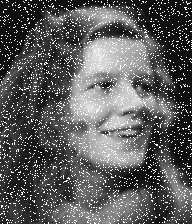
#> input picture aula5/drive-download-20230910T193225Z-001/enhance-me.gif, 192 x 224 px
$ jupyter execute 'TransformaçõesDeIntensidade.ipynb'
#> lines starting #> are read from the running program, lines starting #| are printed output that depends on the picture
# Transformações e histograma

## A. Aplicar a transformação logarítmica, testar vários valores para o parâmetro c "s = c log (1 + r)"
## B. Aplicar a transformação de potência (gama), testar vários valores para o parâmetro γ e c=1 "s = crγ"
## C. Implemente a representação de cada plano de bits das imagens
## D. Implementar a equalização do histograma

### Importando bibliotecas

[cell 1]
import numpy as np
from numpy import asarray
from PIL import Image
import matplotlib.pyplot as plt
import time

### print_final_result(img, img2, function_name, param_c=None, param_gamma=None) :: void
função responsável por imprimir o resultado final da transformação aplicada nas imagens.

[cell 2]
def print_final_result(img_path1, img_path2, title, function, param_c= None, param_gamma= None):

    img1 = Image.open(img_path1)
    f_img1 = asarray(img1)
    img2= Image.open(img_path2)
    f_img2 = asarray(img2)

    print(title)

    plt.figure(figsize=(12, 12))
    plt.subplots_adjust(wspace=0.1, hspace=0)
    plt1 = plt.subplot(1,3,1)
    plt2 = plt.subplot(1,3,2)

    plt1.set_title('Enhanced')
    plt2.set_title('Spine')

    if(title.find('logarítmica') != -1):
        plt1.imshow(function(f_img1, param_c), cmap='gray', vmin=0, vmax=255)
        plt2.imshow(function(f_img2, param_c), cmap='gray', vmin=0, vmax=255)
    elif(title.find('potência') != -1):
        plt1.imshow(function(f_img1, param_c, param_gamma), cmap='gray', vmin=0, vmax=255)
        plt2.imshow(function(f_img2, param_c, param_gamma), cmap='gray', vmin=0, vmax=255)
    else:
        plt1.imshow(function(f_img1), cmap='gray', vmin=0, vmax=255)
        plt2.imshow(function(f_img2), cmap='gray', vmin=0, vmax=255)

    plt.show()
    print()

## Exercício A: Transformação logarítmica

### apply_logarithmic_transformation(img, c) :: img
função responsável por aplicar a transformação logarítmica na imagem, variando o valor de c de 1 a 100 iterando de 10 em 10.

### exercicioA() :: void
função responsável por mostrar as imagens originais e por chamar a função apply_logarithmic_transformation(img, c) para cada valor de c e imprimir o resultado final.

[cell 3]
def apply_logarithmic_transformation(image, param_c):
    # Apply the logarithmic transformation: s = c * log(1 + r)
    transformed_image = param_c * np.log1p(image)
    return np.clip(transformed_image, 0, 255).astype(np.uint8)

def exercicioA():
    print_final_result('enhance-me.gif', 'fractured_spine.tif', 'Imagens originais', lambda x: x)

    for i in range(1, 102, 10):
        print_final_result('enhance-me.gif', 'fractured_spine.tif', f'Imagens com transformação logarítmica c={i}', apply_logarithmic_transformation, param_c=i)

### apply_power_law_transformation(img, gamma, c=1) :: img
função responsável por aplicar a transformação de potência na imagem utilizando o valor de c=1 e o valor de gamma passado por parâmetro, retornando a imagem transformada.

### exercicioB() :: void
função responsável por mostrar as imagens originais e por chamar a função apply_power_law_transformation(img, gamma, c=1) mantendo o valor fixo de c=1 e variando o valor de gamma de 0 a 25 iterando de 2.5 em 2.5. e por fim imprimir o resultado.

[cell 4]
# Apply the power law transformation: s = c * r ^ gamma
def apply_power_law_transformation(image, gamma, param_c=1):
    transformed_image = param_c * np.power(image, gamma)
    return np.clip(transformed_image, 0, 255).astype(np.uint8)

# [6 lines left out: function exercicioB, not called in this run]

### show_bit_planes(img) :: void
função responsável por mostrar os planos de bits da imagem passada por parâmetro, como a possui 8 bits, serão mostrados 8 planos de bits.

### exercicioC() :: void
função responsável por mostrar as imagens originais e por chamar a função show_bit_planes(img) para cada imagem original e também para a mesma equalizada e por fim imprimir o resultado.

[cell 5]
# [29 lines left out: functions show_bit_planes, exercicioC, not called in this run]

### apply_median_filter(img, kernel_size=1) :: img
função responsável por aplicar o filtro da mediana na imagem passada por parâmetro, utilizando o tamanho do kernel passado por parâmetro, caso não seja passado nenhum valor, o tamanho do kernel será 1.

### convert_to_gray(img) :: img
função responsável por converter a imagem passada por parâmetro para escala de cinza.

### instantiate_histogram(img) :: void
função responsável por instanciar o histograma da imagem passada por parâmetro.

### count_intensity_values(img) :: void
função responsável por contar a quantidade de valores de intensidade da imagem passada por parâmetro.

### plot_hist(img) :: void
função responsável por plotar o histograma da imagem passada por parâmetro.

### get_hist_prob(img) :: [str]
função responsável por retornar a probabilidade de cada valor de intensidade da imagem passada por parâmetro.

### get_accumulate_prob (img) :: [str]
função responsável por retornar a probabilidade acumulada de cada valor de intensidade da imagem passada por parâmetro.

### get_new_gray_value(img) :: [str]
função responsável por retornar o novo valor de intensidade de cada valor de intensidade da imagem passada por parâmetro.

### apply_histogram_equalization(img) :: img
função responsável por aplicar a equalização do histograma e chamar as outras funções auxiliares para retornar a imagem com o histograma equalizado.

### exercicioD() :: void
função responsável por mostrar as imagens originais e por chamar a função apply_histogram_equalization(img) para cada imagem e por fim imprimir o resultado.

[cell 6]
# [6 lines of commented-out code are left out]

def apply_median_filter(image, kernel_size=1):
    # Apply the median filter using numpy and neighborhood operation
    l, c = image.shape[0], image.shape[1]
    k = kernel_size

    for x in range(k, l - k):
        for y in range(k, c - k):
            s_xy = image[x-k:x+k+1, y-k:y+k+1]
            image[x, y] = np.median(s_xy).astype(int)
    return image

# [12 lines left out: function convert_to_gray, not called in this run]

def instantiate_histogram():
    hist_array= []

    for i in range(0,256):
        hist_array.append(str(i))
        hist_array.append(0)

    hist_dct = {hist_array[i]: hist_array[i + 1] for i in range(0, len(hist_array), 2)}

    return hist_dct

def count_intensity_values(hist, img):
    for row in img:
        for column in row:
            hist[str(int(column))] = hist[str(int(column))] + 1

    return hist


def plot_hist(hist, hist2=''):
    if hist2 != '':
        x_ticks = np.arange(0, 270, 16)
        figure, axarr = plt.subplots(1,2, figsize=(20, 10))
        axarr[0].bar(hist.keys(), hist.values())
        axarr[1].set_title('Histograma equalizado')
        axarr[1].grid(True)
        axarr[1].axes.xaxis.set_ticks(x_ticks)

        axarr[1].bar(hist2.keys(), hist2.values())
        axarr[0].set_title('Histograma original')
        axarr[0].grid(True)
        axarr[0].axes.xaxis.set_ticks(x_ticks)


    else:
        plt.bar(hist.keys(), hist.values())
        plt.xlabel("Níveis intensidade")
        ax = plt.gca()
        ax.axes.xaxis.set_ticks([])
        plt.grid(True)


    plt.show()

def get_hist_proba(hist, n_pixels):
    hist_proba = {}
    for i in range(0, 256):
        hist_proba[str(i)] = hist[str(i)] / n_pixels

    return hist_proba

def get_accumulated_proba(hist_proba):
    acc_proba = {}
    sum_proba = 0

    for i in range(256):
        if i == 0:
            pass
        else:
            sum_proba += hist_proba[str(i - 1)]

        acc_proba[str(i)] = hist_proba[str(i)] + sum_proba

    return acc_proba

def get_new_gray_value(acc_proba):
    new_gray_value = {}

    for i in range(0, 256):
        new_gray_value[str(i)] = int(np.ceil(acc_proba[str(i)] * 255))

    return new_gray_value

def equalize_hist(img, new_gray_value):
    for row in range(img.shape[0]):
        for column in range(img.shape[1]):
            img[row][column] = new_gray_value[str(int(img[row][column]))]

    return img

def apply_histogram_equalization(image, display=False):
    histogram0 = instantiate_histogram()

    n_pixels = image.shape[0] * image.shape[1]

    histogram0 = count_intensity_values(histogram0, image)

    hist_proba = get_hist_proba(histogram0, n_pixels)

    accumulated_proba = get_accumulated_proba(hist_proba)

    new_gray_value = get_new_gray_value(accumulated_proba)
    eq_img = equalize_hist(image.copy(), new_gray_value)

    histogram1 = instantiate_histogram()
    histogram1 = count_intensity_values(histogram1, eq_img)
    eq_img = apply_median_filter(eq_img)

    if display:
        print('Histograma: quantidade de pixels por nível de intensidade')

        plot_hist(histogram0, histogram1)

        figure, axarr = plt.subplots(1,2, figsize=(20, 10))

        axarr[0].set_title('Imagem original')
        axarr[1].set_title('Imagem equalizada e aplicado filtro mediana')

        axarr[0].imshow(image, cmap='gray', vmin=0, vmax=255)
        axarr[1].imshow(eq_img, cmap='gray', vmin=0, vmax=255)
        plt.show()

    return eq_img

def exercicioD():
    img1 = Image.open('enhance-me.gif')
#> img1 is the input picture: PIL image 192x224 L; min 0, max 31, mean 11.4
    f_img1 = asarray(img1)
    img2= Image.open('fractured_spine.tif')
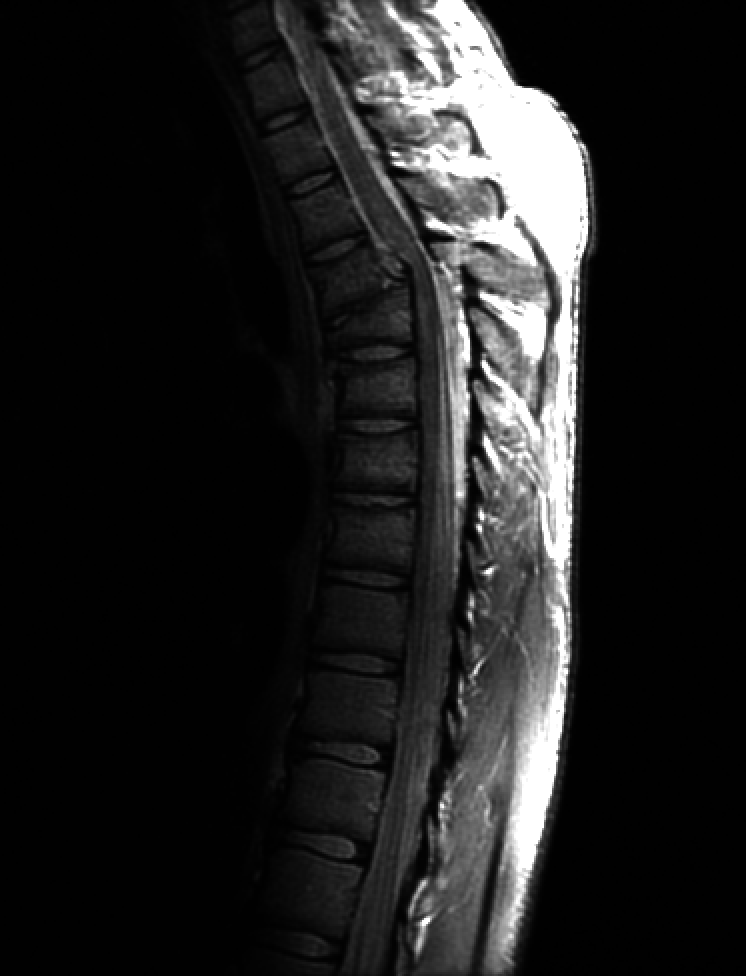
#> input picture aula5/drive-download-20230910T193225Z-001/fractured_spine.tif, 746 x 976 px
#> img2 is the input picture: PIL image 746x976 L; min 0, max 255, mean 32.6
    f_img2 = asarray(img2)
    eq_img1 = apply_histogram_equalization(f_img1, display=True)
#> after the loop in count_intensity_values, `for row in img:`: hist = 256 items
#> the loop in get_accumulated_proba, `for i in range(256):` made 256 passes
#> sum_proba on passes 2 to 13: 6.98e-05, 9.3e-05, 0.159, 0.213, 0.278, 0.347, 0.434, 0.483, 0.53, 0.575, 0.6, 0.629
#> after the loop in get_accumulated_proba, `for i in range(256):`: sum_proba = 1
#> in apply_histogram_equalization, `accumulated_proba = get_accumulated_proba(hist_proba)`: accumulated_proba = 256 items
#> after the loop in equalize_hist, `for row in range(img.shape[0]):`:
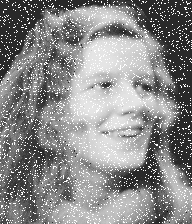
#> img: shape (224, 192); min 1, max 255, mean 136.7
#> after the loop in apply_median_filter, `for x in range(k, l - k):`:
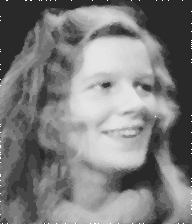
#> image: shape (224, 192); min 41, max 255, mean 125.4
#> in plot_hist, `plt.show()`:
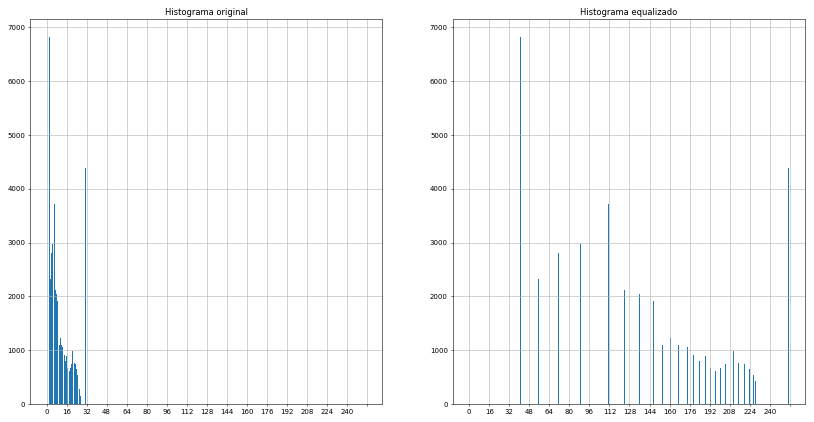
#> figure drawn by matplotlib, 2 panels; panel 1: tallest bar 6817 high, from x = 1.6 to 2.4; panel 2: tallest bar 6817 high, from x = 40.6 to 41.4
    eq_img2 = apply_histogram_equalization(f_img2, display=True)
#> the loop in get_accumulated_proba (call 2), `for i in range(256):` made 256 passes
#> sum_proba on passes 2 to 13: 0.0145, 0.574, 0.592, 0.605, 0.615, 0.624, 0.635, 0.643, 0.652, 0.659, 0.666, 0.671
#> after the loop in equalize_hist (call 2), `for row in range(img.shape[0]):`:
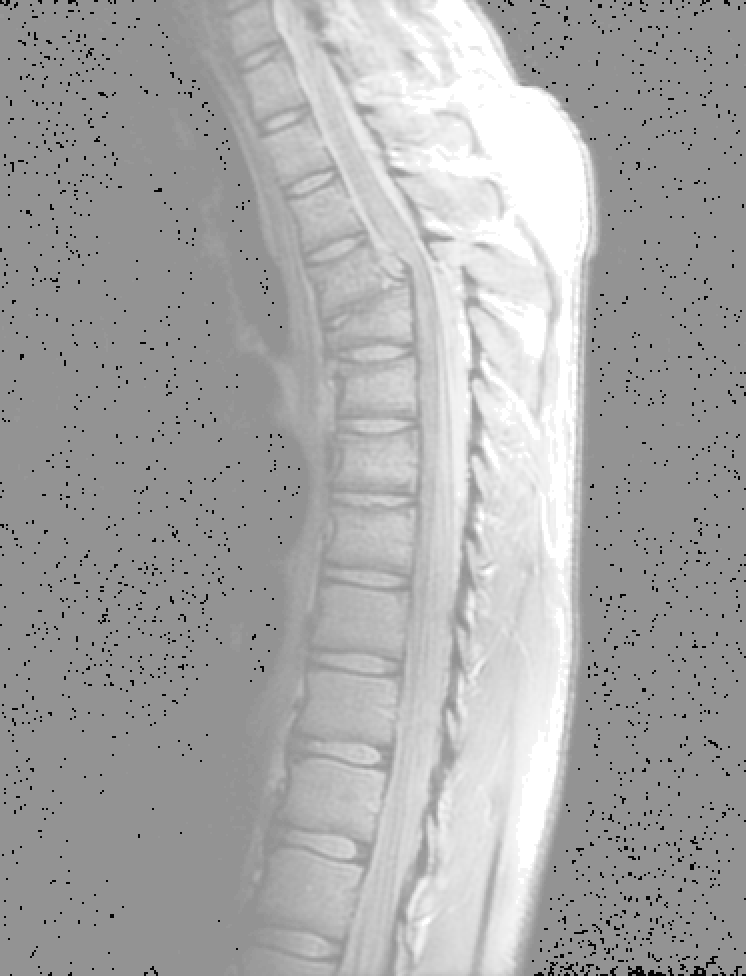
#> img: shape (976, 746); min 4, max 255, mean 168.5
#> call 2 of apply_median_filter, with kernel_size = 1
#> after the loop in apply_median_filter (call 2), `for x in range(k, l - k):`:
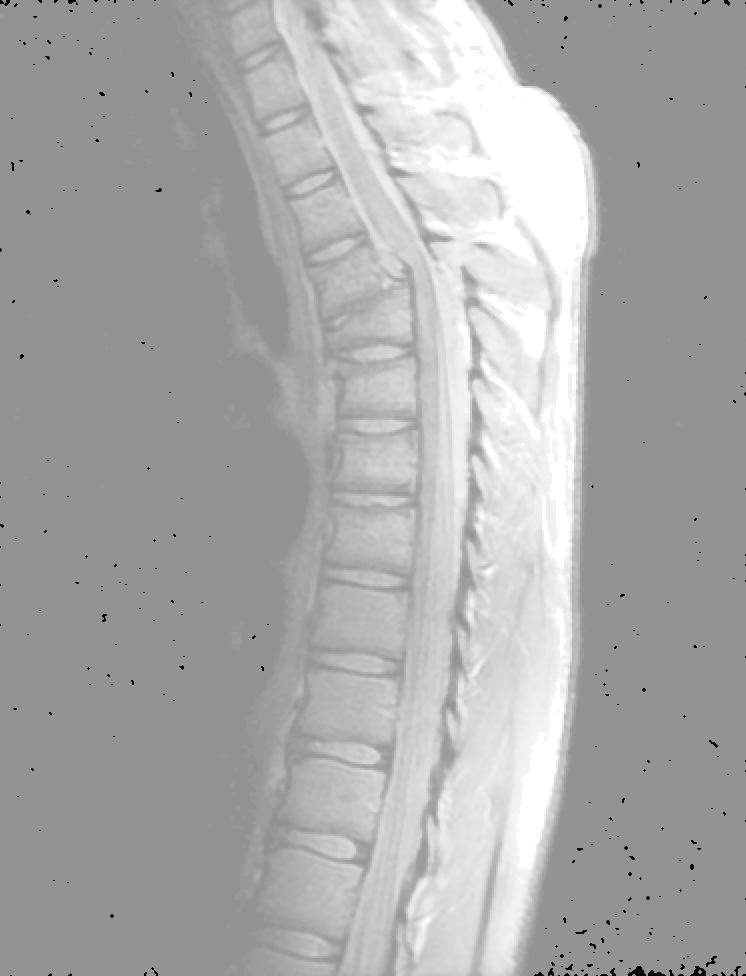
#> image: shape (976, 746); min 4, max 255, mean 170.2

[cell 7]
if __name__ == "__main__" :
    # [6 lines of commented-out code are left out]
    print('Exercício D: Implementar a equalização do histograma')
    exercicioD()
    exercicioA()
#> in apply_logarithmic_transformation, `transformed_image = param_c * np.log1p(image)`:
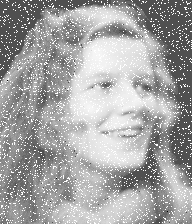
#> transformed_image: shape (224, 192) float16; min 0, max 3.46, mean 2.23; drawn with min black and max white
#> in apply_logarithmic_transformation, `return np.clip(transformed_image, 0, 255).astype(np.uint8)`:
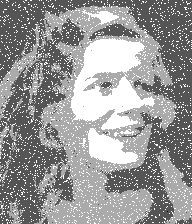
#> returned value: shape (224, 192); min 0, max 3, mean 1.78; drawn with min black and max white
#> call 2 of apply_logarithmic_transformation, with param_c = 1
#> in apply_logarithmic_transformation (call 2), `transformed_image = param_c * np.log1p(image)`:
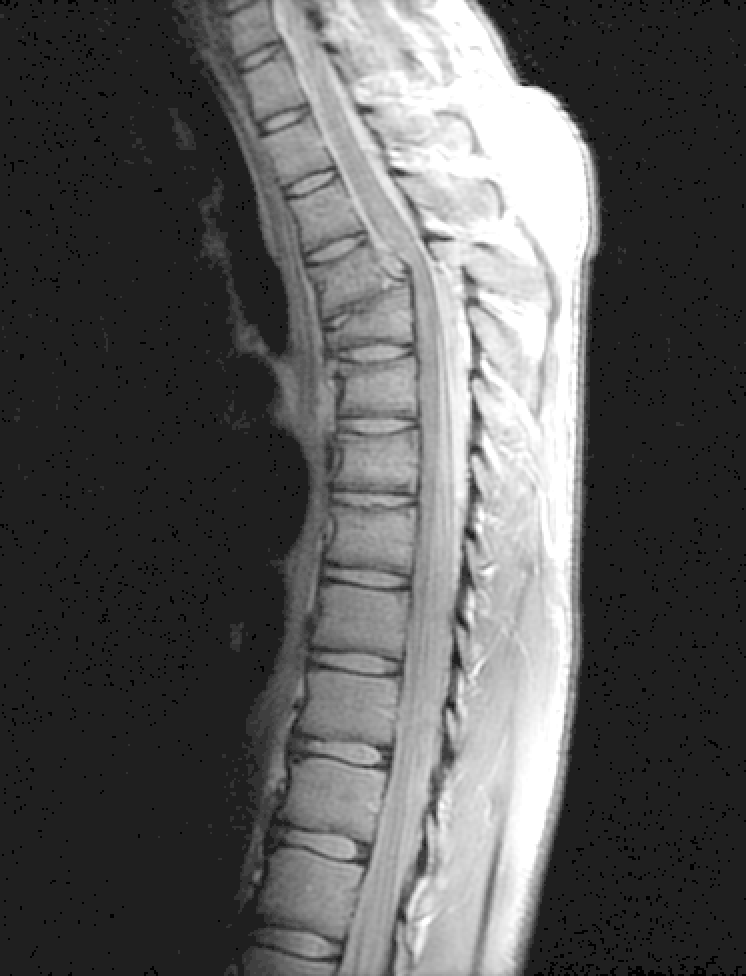
#> transformed_image: shape (976, 746) float16; min 0, max 5.55, mean 1.94; drawn with min black and max white
#> in apply_logarithmic_transformation (call 2), `return np.clip(transformed_image, 0, 255).astype(np.uint8)`:
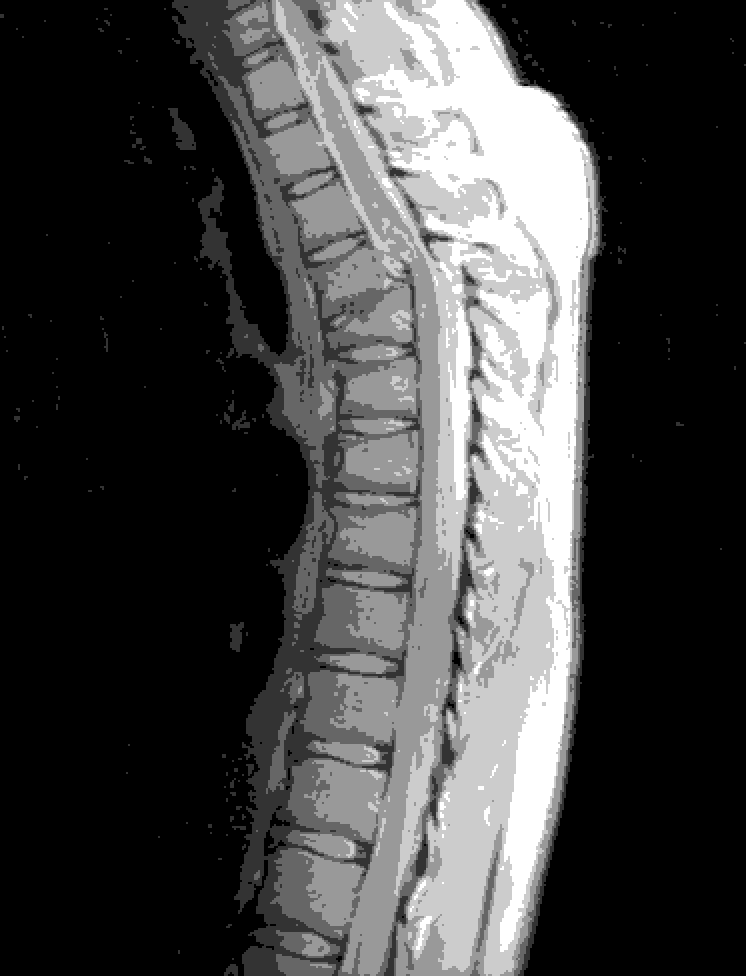
#> returned value: shape (976, 746); min 0, max 5, mean 1.34; drawn with min black and max white
